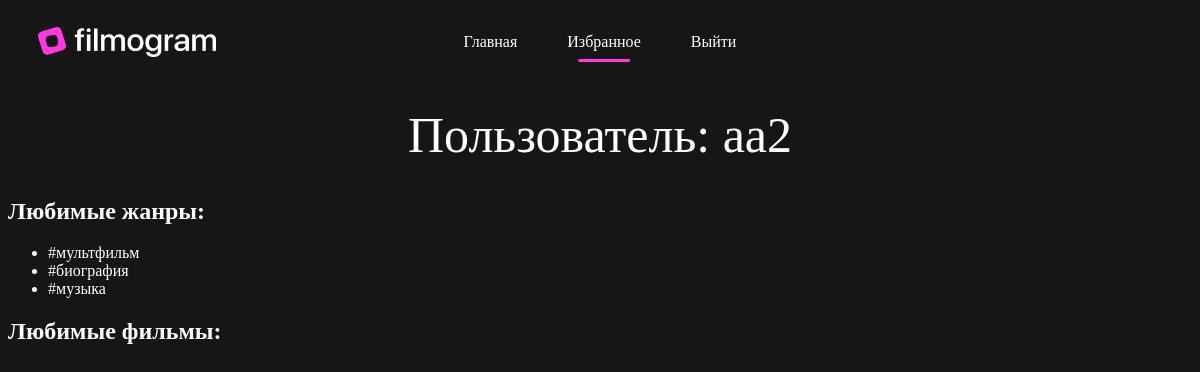
/user/aa2 (signed in), run on the app's committed database.
### app/models.py (models this page shows, shortened)
class User(UserMixin, db.Model):
    id: so.Mapped[int] = so.mapped_column(primary_key=True)
    username: so.Mapped[str] = so.mapped_column(sa.String(64), index=True, unique=True)
    email: so.Mapped[str] = so.mapped_column(sa.String(128), index=True, unique=True)
    password_hash: so.Mapped[Optional[str]] = so.mapped_column(sa.String(256))
    movie_likes: so.Mapped['MovieLikes'] = so.relationship(back_populates='user')
    genre_likes: so.Mapped['GenreLikes'] = so.relationship(back_populates='user')

class Genre(db.Model):
    genre_id: so.Mapped[int] = so.mapped_column(primary_key=True)
    genre_name: so.Mapped[str] = so.mapped_column(sa.String(64), index=True, unique=True)
    genre_likes: so.Mapped['GenreLikes'] = so.relationship(back_populates='genre')
    movie_genre: so.Mapped['MovieGenre'] = so.relationship(back_populates='genre')

### app/routes.py (the view)
@app.route('/user/<username>')
@login_required
def user(username):
    user = db.first_or_404(sa.select(User).where(User.username == username))
    genre_likes = db.session.execute(sa.select(GenreLikes).where(GenreLikes.user_id == user.id)).scalars().all()
    movie_likes = db.session.execute(sa.select(MovieLikes).where(MovieLikes.user_id == user.id)).scalars().all()
    likes = []
    genres = []
    for like in genre_likes:
        genre = db.session.scalar(sa.select(Genre).where(Genre.genre_id == like.genre_id))
        genres.append(genre.genre_name)
    for like in movie_likes:
        movie = db.session.scalar(sa.select(Movie).where(Movie.id == like.movie_id))
        likes.append((movie.title, movie.poster))
    return render_template('user.html', user=user, genres=genres, likes=likes)

### app/models.py (called while the page is built)
@login.user_loader
def load_user(id):
    return db.session.get(User, int(id))

### app/templates/user.html (shortened to what this page needs)
{% extends "base.html" %}
{% block content %}
    <h1>Пользователь: {{ user.username }}</h1>
    <h2>Любимые жанры:</h2>
    <ul>
        {% for genre in genres %}
        <li>{{ genre }}</li>
        {% endfor %}
    </ul>
    <h2>Любимые фильмы:</h2>
{% endblock %}

### app/static/style.css (style rules this page uses)
body { font-family: "NAMU-1990"; background-color: #161616; color: #FFFFFF; }
h1 { font-family: "NAMU-1990"; font-size: 50px; text-align: center; color: white; margin-top: 30px; font-weight: 500; }

### data on the page
User: username "aa2"
Genre: genre_name "#мультфильм"
Genre: genre_name "#биография"
Genre: genre_name "#музыка"
